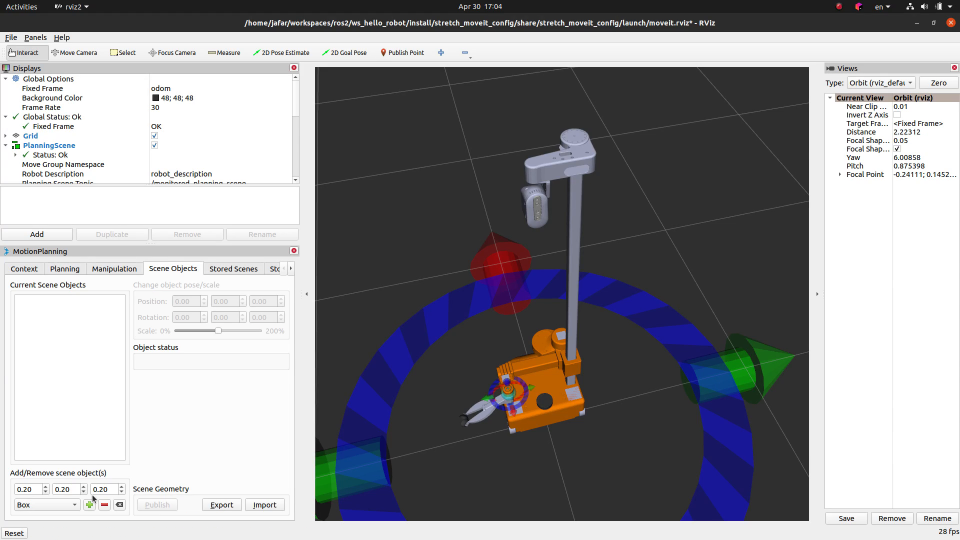
#> input picture frame 59 of linux_ros2/period2/ws_moveit/src/moveit2_tutorials-humble/_static/videos/mobile_base_arm2.mp4, 1920 x 1080 px, given in place of the camera (shown at 1/2 size)
$ python detect_object.py 5
#> lines starting #> are read from the running program, lines starting #| are printed output that depends on the picture; after the words box and inside, x2 and y2 are one past the last pixel; in counts of white or black regions, pixels touching at a corner belong together
"""
物体检测脚本
基于颜色+轮廓检测识别物体位置和大小

支持检测的颜色:
  red    - 红色
  green  - 绿色
  blue   - 蓝色
  yellow - 黄色
  orange - 橙色

用法:
  python detect_object.py              # 默认摄像头0，检测所有颜色
  python detect_object.py 0 red        # 指定摄像头和颜色
  python detect_object.py 0 red green  # 检测多种颜色
"""
import cv2
import numpy as np
import sys

# 颜色HSV范围 (H: 0-179, S: 0-255, V: 0-255)
COLOR_RANGES = {
    'red': [
        ((0, 100, 100), (10, 255, 255)),      # 低色相红色
        ((170, 100, 100), (179, 255, 255)),   # 高色相红色
    ],
    'green': [
        ((35, 50, 50), (85, 255, 255)),
    ],
    'blue': [
        ((85, 50, 50), (130, 255, 255)),
    ],
    'yellow': [
        ((20, 100, 100), (35, 255, 255)),
    ],
    'orange': [
        ((10, 100, 100), (25, 255, 255)),
    ],
}

COLOR_DISPLAY = {
    'red':    (0, 0, 255),
    'green':  (0, 255, 0),
    'blue':   (255, 0, 0),
    'yellow': (0, 255, 255),
    'orange': (0, 165, 255),
}

def detect_color_objects(frame, color_name, min_area=300):
    """检测指定颜色的物体"""
    hsv = cv2.cvtColor(frame, cv2.COLOR_BGR2HSV)

    mask = np.zeros(hsv.shape[:2], dtype=np.uint8)
    for lower, upper in COLOR_RANGES[color_name]:
        lower_np = np.array(lower)
        upper_np = np.array(upper)
        mask = cv2.bitwise_or(mask, cv2.inRange(hsv, lower_np, upper_np))

    # 形态学操作去噪
    kernel = np.ones((5, 5), np.uint8)
    mask = cv2.morphologyEx(mask, cv2.MORPH_OPEN, kernel)
    mask = cv2.morphologyEx(mask, cv2.MORPH_CLOSE, kernel)

    # 找轮廓
    contours, _ = cv2.findContours(mask, cv2.RETR_EXTERNAL, cv2.CHAIN_APPROX_SIMPLE)

    objects = []
    for cnt in contours:
        area = cv2.contourArea(cnt)
        if area < min_area:
            continue

        # 最小外接矩形
        rect = cv2.minAreaRect(cnt)
        cx, cy = int(rect[0][0]), int(rect[0][1])
        w, h = rect[1]
        angle = rect[2]

        # 外接圆
        (circle_x, circle_y), radius = cv2.minEnclosingCircle(cnt)

        objects.append({
            'center': (cx, cy),
            'area': area,
            'rect': rect,
            'radius': radius,
            'circle_center': (int(circle_x), int(circle_y)),
            'bbox': cv2.boundingRect(cnt),
        })

    return objects, mask

def draw_detections(frame, objects, color_name):
    """在画面上绘制检测结果"""
    color = COLOR_DISPLAY[color_name]

    for obj in objects:
        cx, cy = obj['center']

        # 画外接矩形
        box = cv2.boxPoints(obj['rect'])
        box = np.int0(box)
        cv2.drawContours(frame, [box], 0, color, 2)

        # 画中心点
        cv2.circle(frame, (cx, cy), 5, color, -1)

        # 画外接圆
        cv2.circle(frame, obj['circle_center'], int(obj['radius']), color, 1)

        # 标注信息
        label = f"{color_name} ({cx},{cy}) A={int(obj['area'])}"
        cv2.putText(frame, label, (cx - 60, cy - 20),
                    cv2.FONT_HERSHEY_SIMPLEX, 0.4, color, 1)

    return frame

def main():
    cam_id = int(sys.argv[1]) if len(sys.argv) > 1 else 0

    if len(sys.argv) > 2:
        colors_to_detect = sys.argv[2:]
    else:
        colors_to_detect = list(COLOR_RANGES.keys())

    # 验证颜色名称
    for c in colors_to_detect:
        if c not in COLOR_RANGES:
            print(f"未知颜色: {c}")
            print(f"可用颜色: {', '.join(COLOR_RANGES.keys())}")
            return

    cap = cv2.VideoCapture(cam_id, cv2.CAP_DSHOW)
    if not cap.isOpened():
        print(f"无法打开摄像头 {cam_id}")
        return

    cap.set(cv2.CAP_PROP_FRAME_WIDTH, 640)
    cap.set(cv2.CAP_PROP_FRAME_HEIGHT, 480)

    print(f"摄像头 {cam_id} 已打开")
    print(f"检测颜色: {', '.join(colors_to_detect)}")
    print()
    print("操作说明:")
    print("  q/Esc  - 退出")
    print("  m      - 显示/隐藏mask画面")
    print("  s      - 截图")
    print()

    show_mask = False

    while True:
        ret, frame = cap.read()
#> frame is the input picture: shape (1080, 1920, 3); mean B, G, R 150.5, 146.7, 147.1
        if not ret:
            break

        all_objects = []

        for color_name in colors_to_detect:
            objects, mask = detect_color_objects(frame, color_name)
            all_objects.extend([(obj, color_name) for obj in objects])
            frame = draw_detections(frame, objects, color_name)
#> this loop made 5 passes
#> pass 1, in main, `objects, mask = detect_color_objects(frame, color_name)`:
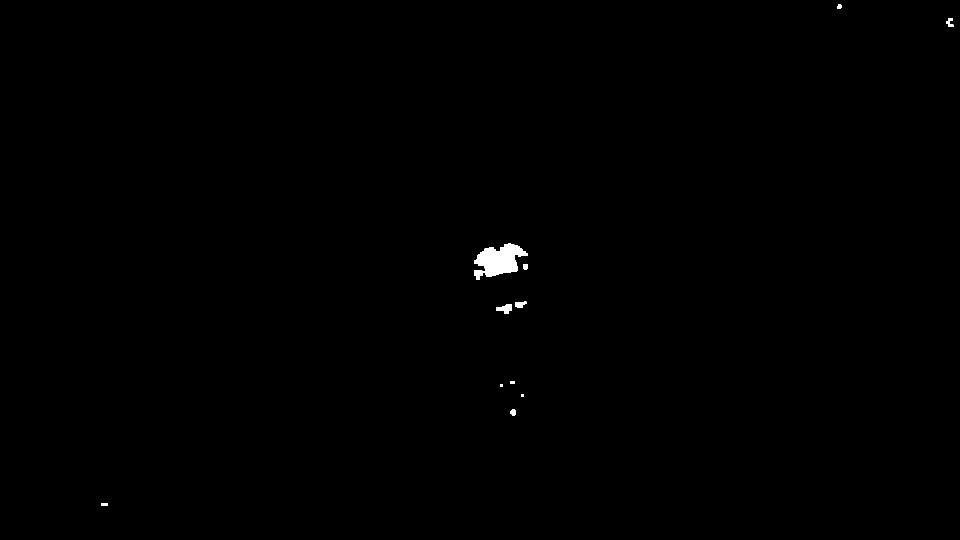
#> mask: shape (1080, 1920) (shown at 1/2 size); 0.28% white; 11 white regions, largest, box (x1, y1, x2, y2) and area: (948, 486, 1056, 560) 4581, (992, 609, 1024, 628) 393, (1030, 603, 1053, 616) 225
#> pass 1, in main, `frame = draw_detections(frame, objects, color_name)`:
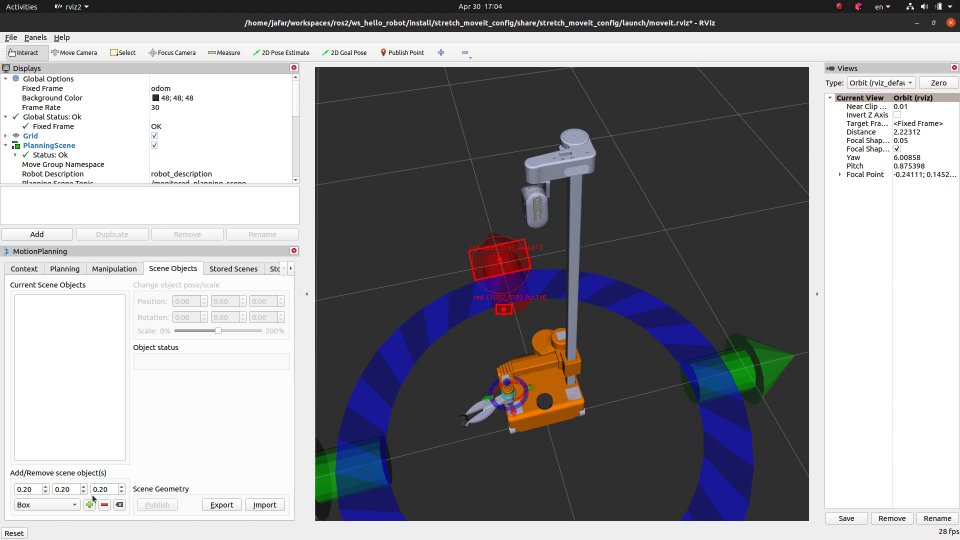
#> frame: shape (1080, 1920, 3) (shown at 1/2 size); 0.11% of pixels changed, all inside (x1, y1, x2, y2) = (936, 471, 1092, 632)
#> after the loop:
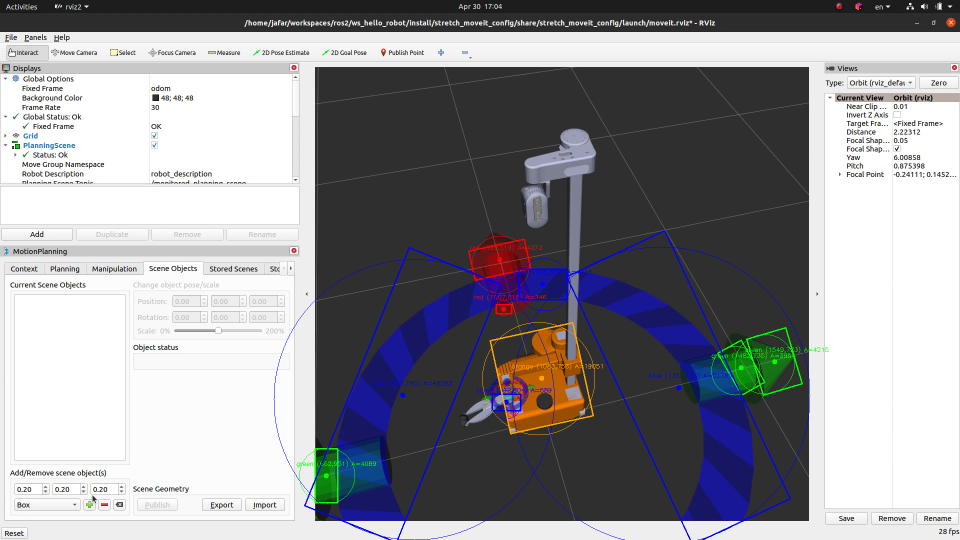
#> frame: shape (1080, 1920, 3) (shown at 1/2 size); 1.07% of pixels changed, all inside (x1, y1, x2, y2) = (547, 460, 1657, 1080)
#> after the loop, all_objects = 10 items

        # 显示检测到的物体数量
        info = f"Detected: {len(all_objects)} objects"
#> info = 'Detected: 10 objects'
        cv2.putText(frame, info, (10, 25),
                    cv2.FONT_HERSHEY_SIMPLEX, 0.6, (255, 255, 255), 2)
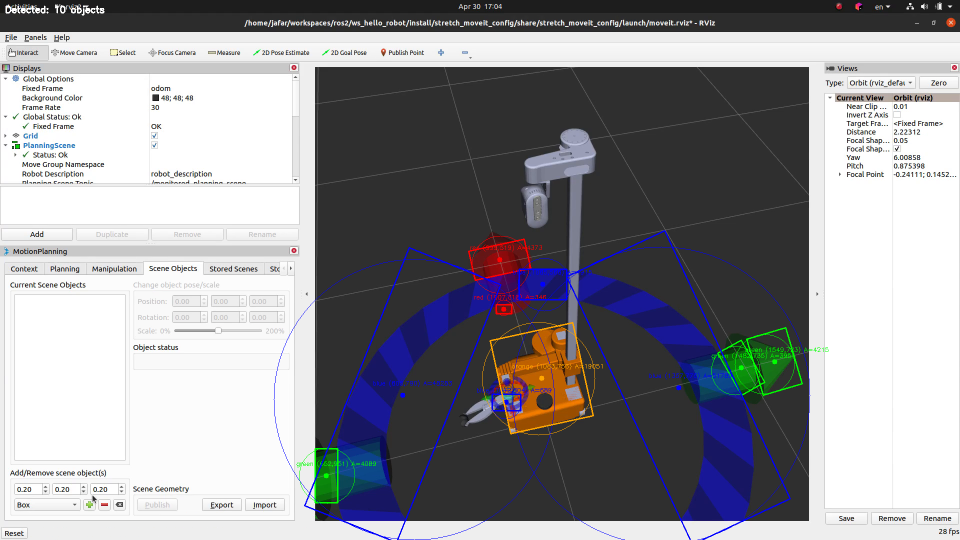
#> frame: shape (1080, 1920, 3) (shown at 1/2 size); 0.07% of pixels changed, all inside (x1, y1, x2, y2) = (11, 11, 209, 31)

        # 如果检测到物体，打印最近的一个
        if all_objects:
            # 找面积最大的物体
            best = max(all_objects, key=lambda x: x[0]['area'])
            obj, cname = best
#> obj = {'center': (1357, 775), 'area': 51789, 'rect': ((1357, 775.3), (216.2, 591.4), -25.09), 'radius': 298.8, 'circle_center': (1322, 791), 'bbox': (1156, 542, 352, 500)}; cname = 'blue'
            cx, cy = obj['center']
#> cx = 1357; cy = 775
            print(f"\r最大物体: {cname} 位置=({cx:4d},{cy:4d}) 面积={int(obj['area']):6d}    ", end='', flush=True)
#| 最大物体: blue 位置=(1357, 775) 面积= 51789

        cv2.imshow("Detection", frame)

        if show_mask:
            # 显示所有颜色的mask
            masks = []
            for color_name in colors_to_detect:
                _, mask = detect_color_objects(frame, color_name)
                masks.append(mask)
            combined = cv2.bitwise_or(masks[0], masks[1]) if len(masks) > 1 else masks[0]
            for m in masks[2:]:
                combined = cv2.bitwise_or(combined, m)
            cv2.imshow("Mask", combined)

        key = cv2.waitKey(1) & 0xFF
#> (key q is pressed here)
        if key == ord('q') or key == 27:
            break
        elif key == ord('m'):
            show_mask = not show_mask
            if not show_mask:
                cv2.destroyWindow("Mask")
        elif key == ord('s'):
            cv2.imwrite("detection_snapshot.jpg", frame)
            print("\n截图已保存: detection_snapshot.jpg")

    cap.release()
    cv2.destroyAllWindows()
    print("\n已关闭")

if __name__ == "__main__":
    main()

$ run again, starting later in the video
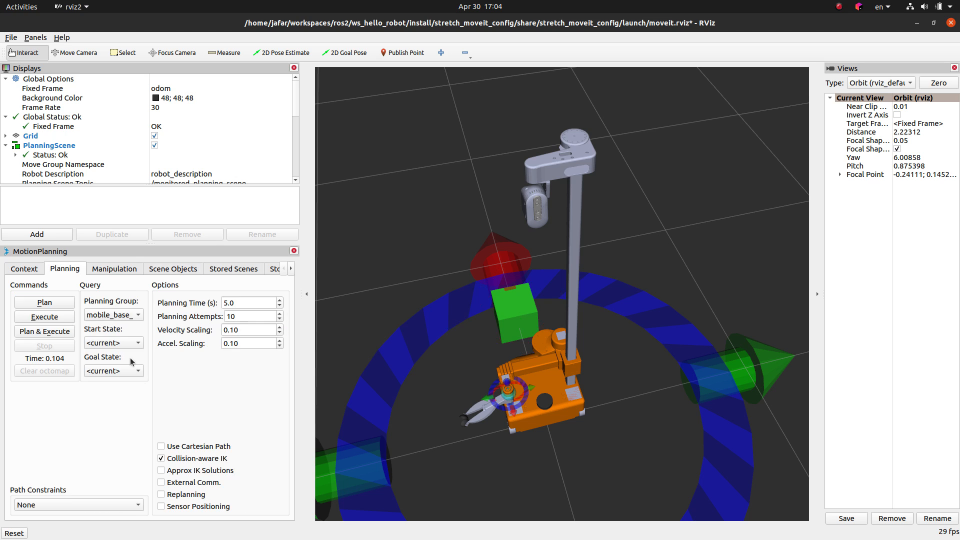
#> input picture frame 269 of linux_ros2/period2/ws_moveit/src/moveit2_tutorials-humble/_static/videos/mobile_base_arm2.mp4, 1920 x 1080 px, given in place of the camera (shown at 1/2 size)
#> in main, frame is the input picture: shape (1080, 1920, 3); mean B, G, R 149.6, 146.4, 146.2
#> after the loop in main, `for color_name in colors_to_detect:`:
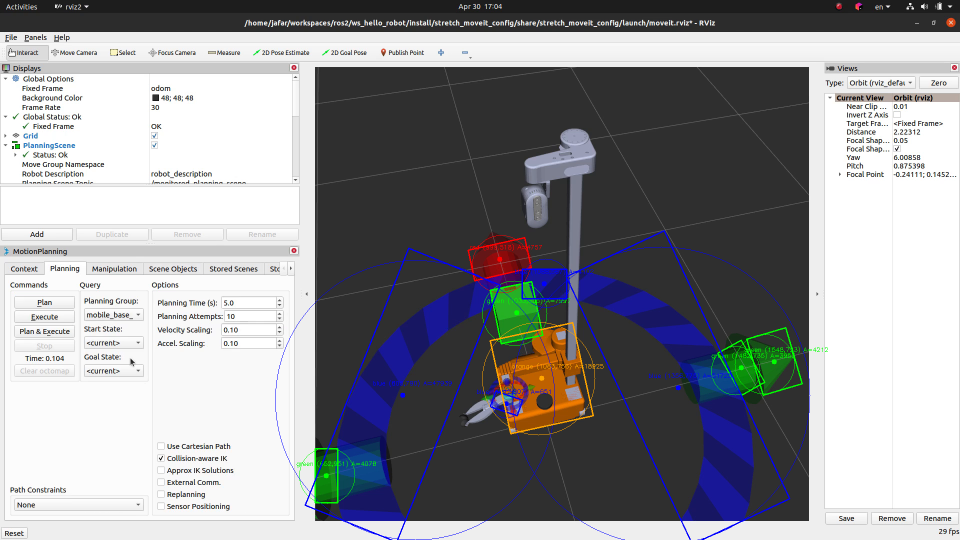
#> frame: shape (1080, 1920, 3) (shown at 1/2 size); mean B, G, R 150.5, 146.6, 146
#> after the loop in main, `for color_name in colors_to_detect:`: all_objects = 10 items
#> info = 'Detected: 10 objects'
#> in main, `cv2.putText(frame, info, (10, 25), cv2.FONT_HERSHEY_SIMPLEX, 0.6, (255..`:
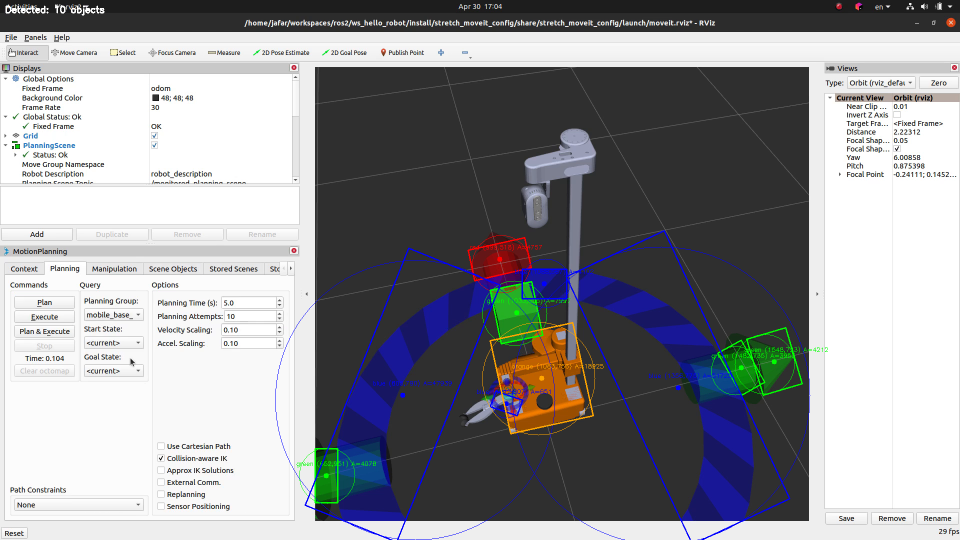
#> frame: shape (1080, 1920, 3) (shown at 1/2 size); 0.07% of pixels changed, all inside (x1, y1, x2, y2) = (11, 11, 209, 31)
#> obj = {'center': (1356, 775), 'area': 51725, 'rect': ((1356.4, 775.6), (215.8, 591.6), -25.19), 'radius': 298.8, 'circle_center': (1322, 791), 'bbox': (1156, 542, 352, 500)}; cname = 'blue'
#> cx = 1356; cy = 775
#| 最大物体: blue 位置=(1356, 775) 面积= 51725

$ run again, starting later in the video
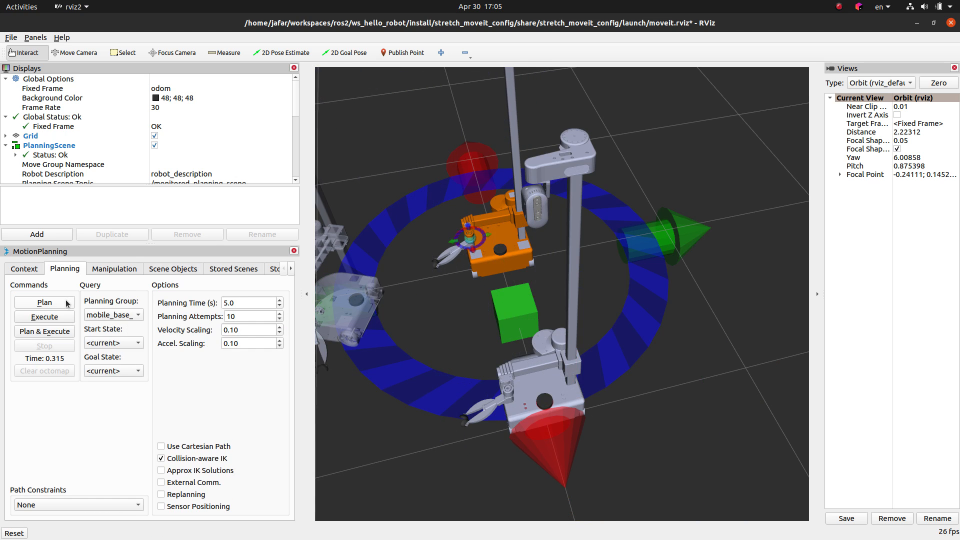
#> input picture frame 478 of linux_ros2/period2/ws_moveit/src/moveit2_tutorials-humble/_static/videos/mobile_base_arm2.mp4, 1920 x 1080 px, given in place of the camera (shown at 1/2 size)
#> in main, frame is the input picture: shape (1080, 1920, 3); mean B, G, R 151.3, 148, 148.7
#> the loop in main, `for color_name in colors_to_detect:` made 5 passes
#> pass 1, in main, `objects, mask = detect_color_objects(frame, color_name)`:
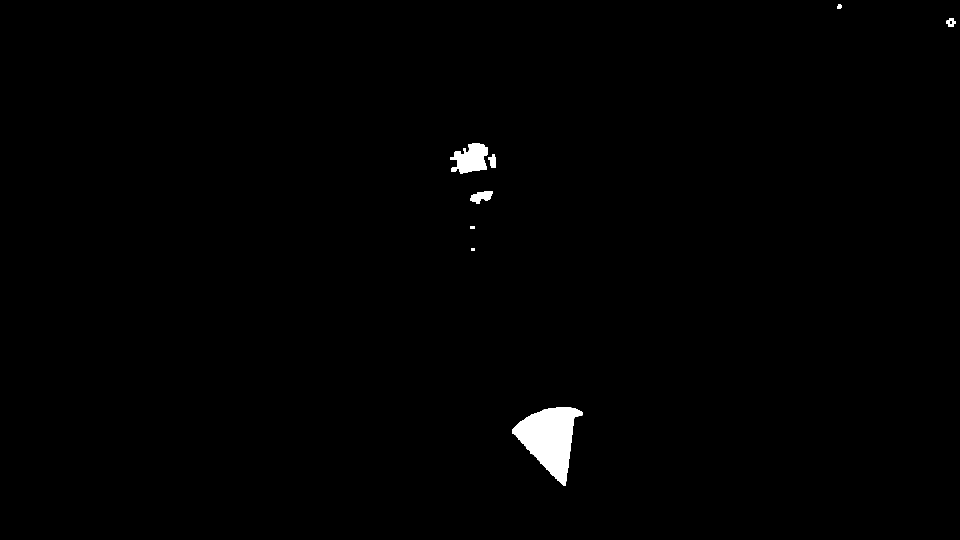
#> mask: shape (1080, 1920) (shown at 1/2 size); 0.8% white; 8 white regions, largest, box (x1, y1, x2, y2) and area: (1024, 814, 1166, 972) 11949, (900, 286, 976, 348) 3158, (940, 382, 986, 408) 750
#> after the loop in main, `for color_name in colors_to_detect:`: all_objects = 15 items
#> info = 'Detected: 15 objects'
#> in main, `cv2.putText(frame, info, (10, 25), cv2.FONT_HERSHEY_SIMPLEX, 0.6, (255..`:
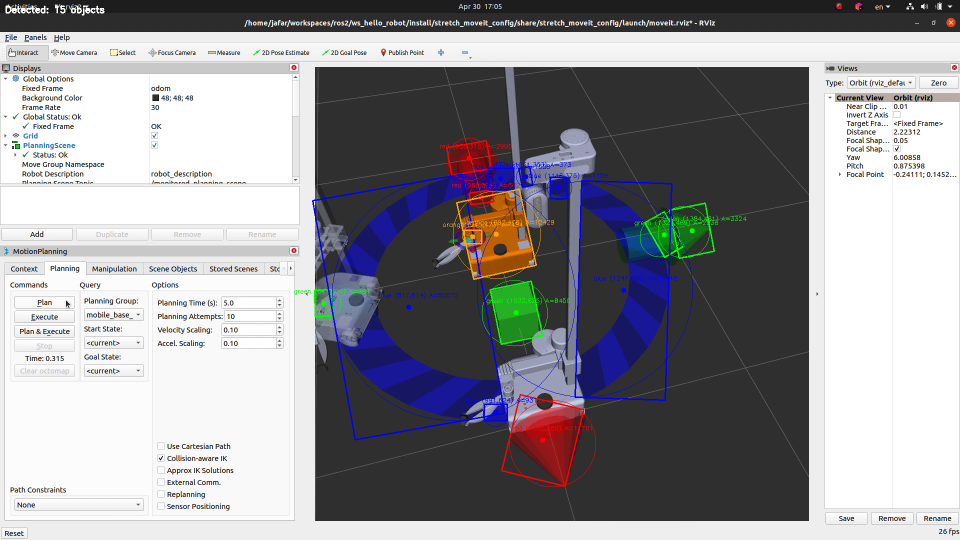
#> frame: shape (1080, 1920, 3) (shown at 1/2 size); mean B, G, R 152.2, 148.1, 148.8
#> obj = {'center': (817, 614), 'area': 50572.5, 'rect': ((817.7, 614.2), (303.9, 485.8), -10.06), 'radius': 244.2, 'circle_center': (907, 597), 'bbox': (666, 353, 336, 487)}; cname = 'blue'
#> cx = 817; cy = 614
#| 最大物体: blue 位置=( 817, 614) 面积= 50572
